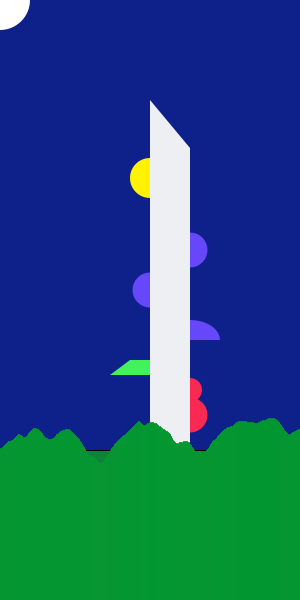
Frame 1 (no input)
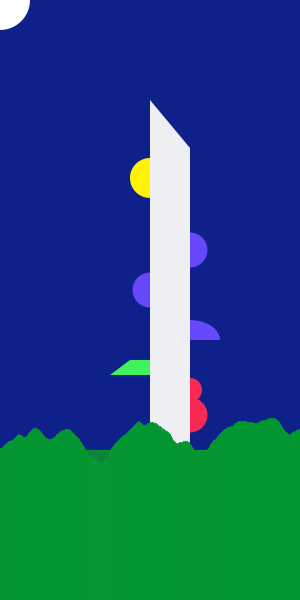
Frame 60 (the mouse pressed at the canvas centre just before this capture)
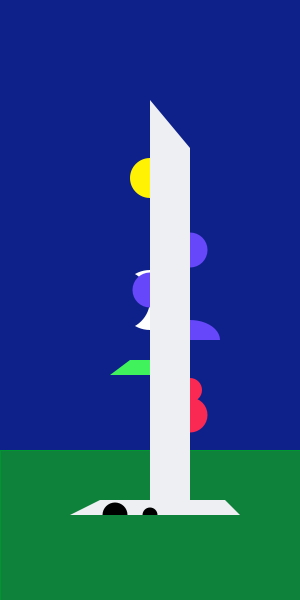
Frame 120 (the mouse held since frame 60 and released just before this capture)

The Processing sketch that drew these frames (run headless with seeded random() and noise(); from frame 60 on, the mouse is pressed at the canvas centre):

// Processing sketch: processing_111179
// ── processing_111179.pde

float noiseScale=0.02;
int x;

void setup() {
  size(300, 600);
  background(0);
}

void draw() {
  background(14, 33, 139);
  fill(14, 129, 59);
  quad(0, 450, 300, 450, 300, 600, 0, 600);
  noStroke(); 
  fill(255);//lua
  ellipse(mouseX, mouseY, 60, 60);
  fill(14, 33, 139);//lua crescente
  ellipse(mouseX-30, mouseY, 60, 60);

  /*for(int y = 0 ; y < 400 ; y= y+1){
  stroke(2,33,125);
line(0,y,300,y);
  stroke(2+y,33+y,125);
line(0,400+y,300,400+y);
fill(171,229,195);
quad(0,600,300,600,300,480,0,480);
*/
//predio
  fill(162162,162);
  quad(50,525,245,525,240,510,45,510); //chao
  
  fill(255, 242, 3);//amarelo
  ellipse(150, 178, 40, 40);
  fill(103, 71, 250);//azul
  ellipse(190, 250, 35, 35);
  ellipse(150, 290, 35, 35);
  fill(103, 71, 250);//verde
  arc(190, 340, 60, 40, PI+QUARTER_PI, TWO_PI);
  fill(64, 242, 91);
  quad(150, 360, 150, 375, 110, 375, 130, 360);
  fill(250, 41, 83);
  ellipse(190, 390, 24, 24);
  ellipse(190, 415, 35, 35);
  fill(237, 239, 242);
  quad(150, 100, 190, 148, 190, 500, 150, 500);//torre
  quad(70, 515, 240, 515, 225, 500, 100, 500);
  fill(0);
  arc(115, 515, 25, 25, PI, TWO_PI);//entrada 1
  arc(150, 515, 15, 15, PI, TWO_PI);//entrada 2




  for (int x=0; x < width; x++) {// ruido e mato
    float noiseVal = noise((mouseX+x)*noiseScale, 
    mouseY*noiseScale);
    stroke(noiseVal*10, 150, 49);
    line(x, mouseY+400+noiseVal*80, x, 600
      );
  }
}
